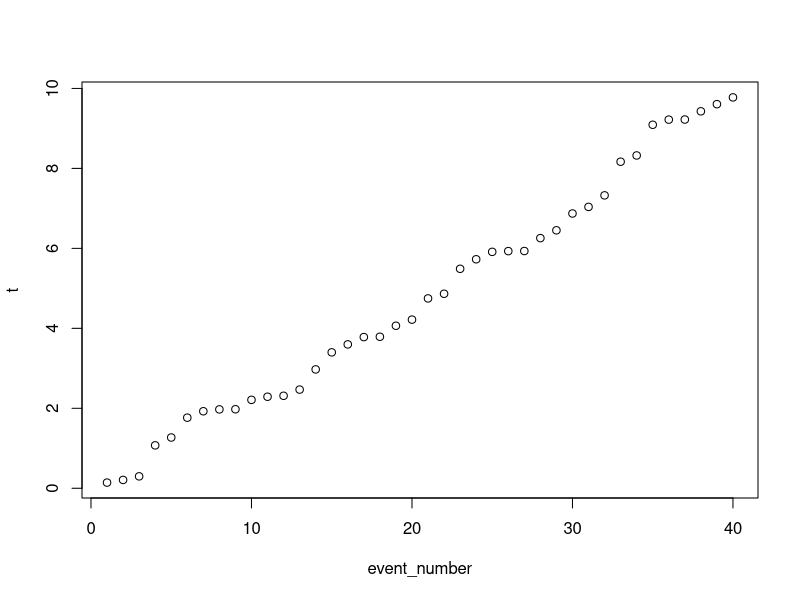

This figure's R source:
#q1
lambda = function(t) 3+4/(1+t)
nohopoi_sim = function(lambda,T){
  t = 0
  lambda_ini = 7
  X = numeric()
  while(1==1){
    u = runif(1)
    t = t-log(u)/lambda_ini
    if(t>T) {break}
    if(runif(1)<lambda(t)/lambda_ini){
      X = c(X,t) 
    }
  }
  return(X) 
}

T = 10
X = nohopoi_sim(lambda,T)
plot(X,xlab = "event_number",ylab = "t")

#q2
library(ggplot2)
n = 10000
X1 = rep(0,n)
X2 = rep(0,n)
X3 = rep(0,n)
corrr = matrix(c(1,0.5/2,0.5/3,0.5/2,1,0.5/6,0.5/3,0.5/6,1),3,3)
covvv = matrix(c(1,0.5,0.5,0.5,1,0.5,0.5,0.5,1),3,3)
A = chol(corrr) #Cholesky decomposition

for(i in c(1:n)){
  Z = cos(2*pi*runif(3))*sqrt(-2*log(runif(3))) #Normal(0,1)
  W = t(A) %*% Z #W ~ N(0,Cov(X))
  phi = pnorm(W) #Gaussian copula
  X1[i] = qexp(phi[1],rate = 1) #inverse
  X2[i] = qexp(phi[2],rate = (1/2))
  X3[i] = qexp(phi[3],rate = (1/3))
}
data2 = cbind(X1,X2,X3)
cov(data2)
